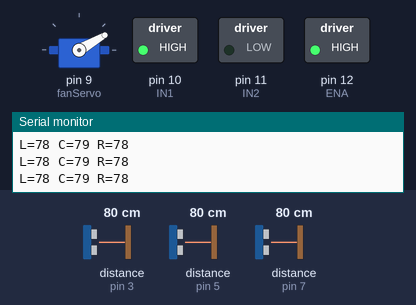
Simulated run of this sketch. Board: Arduino Uno, built with avr-gcc and run on an emulated ATmega328P. Parts: servo, switched loads named in the sketch (green lamp = pin HIGH), the last lines printed to the serial monitor. Wiring (inferred from the names in the program): 3 × ultrasonic range finder: trigger pin 2, echo pin 3 / trigger pin 4, echo pin 5 / trigger pin 6, echo pin 7. The inputs (shaded band) are chosen by the test bench; at power-on: distance to the obstacle (sensors on pin 3, pin 5, pin 7) 80 cm. The echo pulse lasts 58.3 µs per cm; pins used as bus, display or sensor lines are not drawn.

Above: at 1.2 s.
1.3 s: distance to the obstacle (sensor on pin 3) set to 84 cm
At 1.8 s:
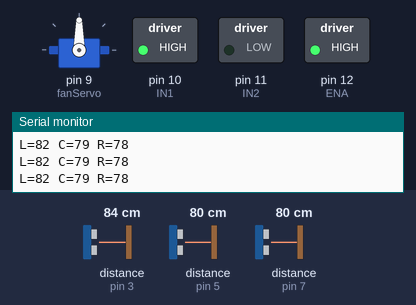
2.8 s: distance to the obstacle (sensor on pin 5) set to 84 cm
At 4.0 s:
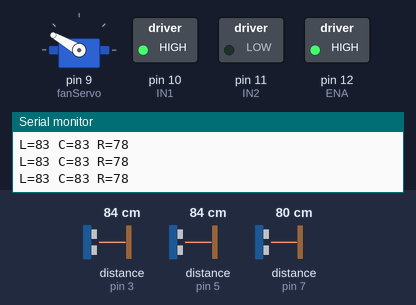
4.3 s: distance to the obstacle (sensor on pin 5) set to 2 cm
At 4.9 s:
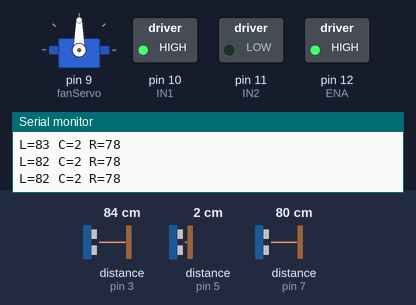
8.8 s: distance to the obstacle (sensor on pin 3) set to 2 cm
At 10.3 s:
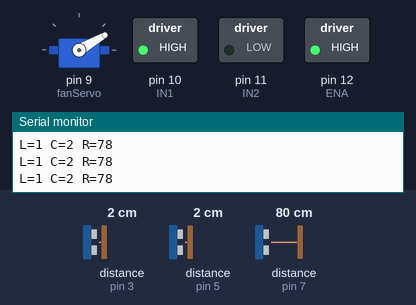
Timing chart, 0 to 11.4 s (numbered marks = the images above; inputs shaded):
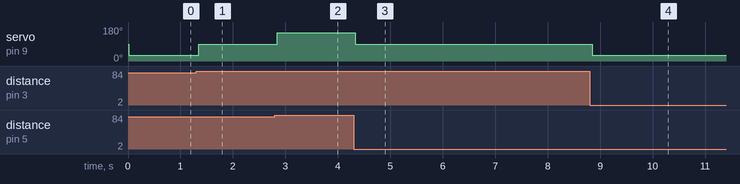

Measured:
- the behaviour switches between 81 and 82 cm on distance to the obstacle (sensor on pin 3) (found by bisection; images 0 and 1)
- the behaviour switches between 80 and 81 cm on distance to the obstacle (sensor on pin 5) (found by bisection; images 1 and 2)
- after the input at 1.3 s, servo on pin 9 (fanServo): 30° → 90° at once
- after the input at 2.8 s, servo on pin 9 (fanServo): 90° → 150° at once
- after the input at 4.3 s, servo on pin 9 (fanServo): 150° → 90° at once
- after the input at 8.8 s, servo on pin 9 (fanServo): 90° → 30° after 0.05 s

The sketch:

smart_tracking_fan.ino
```cpp
#include <Servo.h>

Servo fanServo;

// Ultrasonic Pins
#define TRIG_LEFT 2
#define ECHO_LEFT 3

#define TRIG_CENTER 4
#define ECHO_CENTER 5

#define TRIG_RIGHT 6
#define ECHO_RIGHT 7

// Motor Driver Pins
#define IN1 10
#define IN2 11
#define ENA 12

int threshold = 80;   // Detect within 80 cm

long readDistance(int trig, int echo)
{
  digitalWrite(trig, LOW);
  delayMicroseconds(2);

  digitalWrite(trig, HIGH);
  delayMicroseconds(10);

  digitalWrite(trig, LOW);

  long duration = pulseIn(echo, HIGH, 25000);

  if(duration == 0)
    return 500;

  return duration * 0.034 / 2;
}

void setup()
{
  Serial.begin(9600);

  pinMode(TRIG_LEFT, OUTPUT);
  pinMode(ECHO_LEFT, INPUT);

  pinMode(TRIG_CENTER, OUTPUT);
  pinMode(ECHO_CENTER, INPUT);

  pinMode(TRIG_RIGHT, OUTPUT);
  pinMode(ECHO_RIGHT, INPUT);

  pinMode(IN1, OUTPUT);
  pinMode(IN2, OUTPUT);
  pinMode(ENA, OUTPUT);

  fanServo.attach(9);

  fanServo.write(90);

  // Start Fan
  digitalWrite(IN1, HIGH);
  digitalWrite(IN2, LOW);
  digitalWrite(ENA, HIGH);
}

void loop()
{
  long left = readDistance(TRIG_LEFT, ECHO_LEFT);
  long center = readDistance(TRIG_CENTER, ECHO_CENTER);
  long right = readDistance(TRIG_RIGHT, ECHO_RIGHT);

  Serial.print("L=");
  Serial.print(left);

  Serial.print(" C=");
  Serial.print(center);

  Serial.print(" R=");
  Serial.println(right);

  bool L = left < threshold;
  bool C = center < threshold;
  bool R = right < threshold;

  if(L)
  {
    fanServo.write(30);      // Turn Left
  }
  else if(C)
  {
    fanServo.write(90);      // Center
  }
  else if(R)
  {
    fanServo.write(150);     // Turn Right
  }
  else
  {
    fanServo.write(90);      // No person
  }

  delay(150);
}
```
